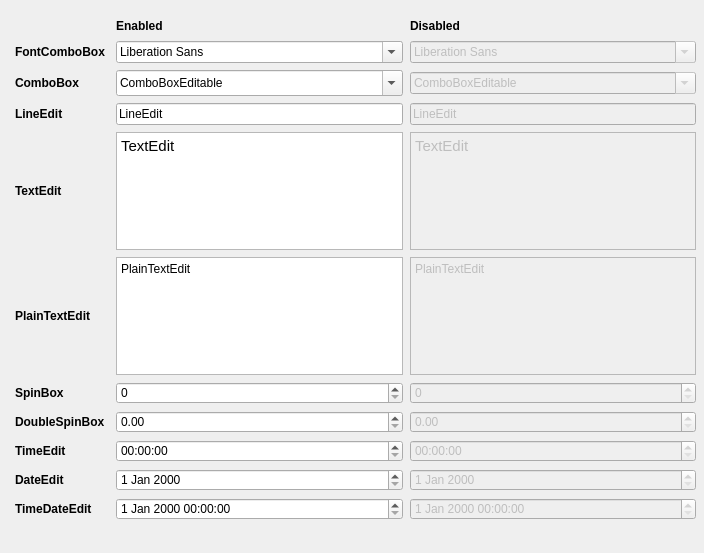
<?xml version="1.0" encoding="UTF-8"?>
<ui version="4.0">
 <class>Form</class>
 <widget class="QWidget" name="Form">
  <property name="geometry">
   <rect>
    <x>0</x>
    <y>0</y>
    <width>704</width>
    <height>553</height>
   </rect>
  </property>
  <property name="windowTitle">
   <string>Form</string>
  </property>
  <widget class="QLabel" name="label_18">
   <property name="geometry">
    <rect>
     <x>15</x>
     <y>440</y>
     <width>94</width>
     <height>22</height>
    </rect>
   </property>
   <property name="minimumSize">
    <size>
     <width>0</width>
     <height>0</height>
    </size>
   </property>
   <property name="maximumSize">
    <size>
     <width>16777215</width>
     <height>16777215</height>
    </size>
   </property>
   <property name="font">
    <font>
     <weight>75</weight>
     <bold>true</bold>
    </font>
   </property>
   <property name="toolTip">
    <string>This is a tool tip</string>
   </property>
   <property name="statusTip">
    <string>This is a status tip</string>
   </property>
   <property name="whatsThis">
    <string>This is &quot;what is this&quot;</string>
   </property>
   <property name="text">
    <string>TimeEdit</string>
   </property>
  </widget>
  <widget class="QLabel" name="label_2">
   <property name="geometry">
    <rect>
     <x>410</x>
     <y>18</y>
     <width>286</width>
     <height>16</height>
    </rect>
   </property>
   <property name="font">
    <font>
     <weight>75</weight>
     <bold>true</bold>
    </font>
   </property>
   <property name="text">
    <string>Disabled</string>
   </property>
  </widget>
  <widget class="QPlainTextEdit" name="plainTextEdit">
   <property name="geometry">
    <rect>
     <x>116</x>
     <y>257</y>
     <width>287</width>
     <height>118</height>
    </rect>
   </property>
   <property name="minimumSize">
    <size>
     <width>0</width>
     <height>0</height>
    </size>
   </property>
   <property name="maximumSize">
    <size>
     <width>16777215</width>
     <height>16777215</height>
    </size>
   </property>
   <property name="toolTip">
    <string>This is a tool tip</string>
   </property>
   <property name="statusTip">
    <string>This is a status tip</string>
   </property>
   <property name="whatsThis">
    <string>This is &quot;what is this&quot;</string>
   </property>
   <property name="plainText">
    <string>PlainTextEdit</string>
   </property>
  </widget>
  <widget class="QTimeEdit" name="timeEdit">
   <property name="geometry">
    <rect>
     <x>116</x>
     <y>440</y>
     <width>287</width>
     <height>22</height>
    </rect>
   </property>
   <property name="minimumSize">
    <size>
     <width>0</width>
     <height>0</height>
    </size>
   </property>
   <property name="maximumSize">
    <size>
     <width>16777215</width>
     <height>16777215</height>
    </size>
   </property>
   <property name="toolTip">
    <string>This is a tool tip</string>
   </property>
   <property name="statusTip">
    <string>This is a status tip</string>
   </property>
   <property name="whatsThis">
    <string>This is &quot;what is this&quot;</string>
   </property>
  </widget>
  <widget class="QComboBox" name="comboBoxEdit">
   <property name="geometry">
    <rect>
     <x>116</x>
     <y>70</y>
     <width>287</width>
     <height>26</height>
    </rect>
   </property>
   <property name="editable">
    <bool>true</bool>
   </property>
   <item>
    <property name="text">
     <string>ComboBoxEditable</string>
    </property>
   </item>
   <item>
    <property name="text">
     <string>Option 1 No Icon</string>
    </property>
   </item>
   <item>
    <property name="text">
     <string>Option 2 No Icon</string>
    </property>
   </item>
   <item>
    <property name="text">
     <string>Option 1 With Icon</string>
    </property>
    <property name="icon">
     <iconset>
      <normaloff>:/qss_icons/rc/window_undock.png</normaloff>:/qss_icons/rc/window_undock.png</iconset>
    </property>
   </item>
   <item>
    <property name="text">
     <string>Option 2 With Icon</string>
    </property>
    <property name="icon">
     <iconset>
      <normaloff>:/qss_icons/rc/window_undock_focus@2x.png</normaloff>:/qss_icons/rc/window_undock_focus@2x.png</iconset>
    </property>
   </item>
  </widget>
  <widget class="QLabel" name="label_13">
   <property name="geometry">
    <rect>
     <x>15</x>
     <y>103</y>
     <width>94</width>
     <height>22</height>
    </rect>
   </property>
   <property name="minimumSize">
    <size>
     <width>0</width>
     <height>0</height>
    </size>
   </property>
   <property name="maximumSize">
    <size>
     <width>16777215</width>
     <height>16777215</height>
    </size>
   </property>
   <property name="font">
    <font>
     <weight>75</weight>
     <bold>true</bold>
    </font>
   </property>
   <property name="toolTip">
    <string>This is a tool tip</string>
   </property>
   <property name="statusTip">
    <string>This is a status tip</string>
   </property>
   <property name="whatsThis">
    <string>This is &quot;what is this&quot;</string>
   </property>
   <property name="text">
    <string>LineEdit</string>
   </property>
  </widget>
  <widget class="QFontComboBox" name="fontComboBoxDis">
   <property name="enabled">
    <bool>false</bool>
   </property>
   <property name="geometry">
    <rect>
     <x>410</x>
     <y>41</y>
     <width>286</width>
     <height>22</height>
    </rect>
   </property>
   <property name="minimumSize">
    <size>
     <width>0</width>
     <height>0</height>
    </size>
   </property>
   <property name="maximumSize">
    <size>
     <width>16777215</width>
     <height>16777215</height>
    </size>
   </property>
   <property name="toolTip">
    <string>This is a tool tip</string>
   </property>
   <property name="statusTip">
    <string>This is a status tip</string>
   </property>
   <property name="whatsThis">
    <string>This is &quot;what is this&quot;</string>
   </property>
  </widget>
  <widget class="QTextEdit" name="textEdit">
   <property name="geometry">
    <rect>
     <x>116</x>
     <y>132</y>
     <width>287</width>
     <height>118</height>
    </rect>
   </property>
   <property name="minimumSize">
    <size>
     <width>0</width>
     <height>0</height>
    </size>
   </property>
   <property name="maximumSize">
    <size>
     <width>16777215</width>
     <height>16777215</height>
    </size>
   </property>
   <property name="toolTip">
    <string>This is a tool tip</string>
   </property>
   <property name="statusTip">
    <string>This is a status tip</string>
   </property>
   <property name="whatsThis">
    <string>This is &quot;what is this&quot;</string>
   </property>
   <property name="html">
    <string>&lt;!DOCTYPE HTML PUBLIC &quot;-//W3C//DTD HTML 4.0//EN&quot; &quot;http://www.w3.org/TR/REC-html40/strict.dtd&quot;&gt;
&lt;html&gt;&lt;head&gt;&lt;meta name=&quot;qrichtext&quot; content=&quot;1&quot; /&gt;&lt;style type=&quot;text/css&quot;&gt;
p, li { white-space: pre-wrap; }
&lt;/style&gt;&lt;/head&gt;&lt;body style=&quot; font-family:'MS Shell Dlg 2'; font-size:7.8pt; font-weight:400; font-style:normal;&quot;&gt;
&lt;p style=&quot; margin-top:0px; margin-bottom:0px; margin-left:0px; margin-right:0px; -qt-block-indent:0; text-indent:0px;&quot;&gt;&lt;span style=&quot; font-family:'Cantarell'; font-size:11pt;&quot;&gt;TextEdit&lt;/span&gt;&lt;/p&gt;&lt;/body&gt;&lt;/html&gt;</string>
   </property>
  </widget>
  <widget class="QLabel" name="label_19">
   <property name="geometry">
    <rect>
     <x>15</x>
     <y>469</y>
     <width>94</width>
     <height>22</height>
    </rect>
   </property>
   <property name="minimumSize">
    <size>
     <width>0</width>
     <height>0</height>
    </size>
   </property>
   <property name="maximumSize">
    <size>
     <width>16777215</width>
     <height>16777215</height>
    </size>
   </property>
   <property name="font">
    <font>
     <weight>75</weight>
     <bold>true</bold>
    </font>
   </property>
   <property name="toolTip">
    <string>This is a tool tip</string>
   </property>
   <property name="statusTip">
    <string>This is a status tip</string>
   </property>
   <property name="whatsThis">
    <string>This is &quot;what is this&quot;</string>
   </property>
   <property name="text">
    <string>DateEdit</string>
   </property>
  </widget>
  <widget class="QDateEdit" name="dateEditDis">
   <property name="enabled">
    <bool>false</bool>
   </property>
   <property name="geometry">
    <rect>
     <x>410</x>
     <y>469</y>
     <width>286</width>
     <height>22</height>
    </rect>
   </property>
   <property name="minimumSize">
    <size>
     <width>0</width>
     <height>0</height>
    </size>
   </property>
   <property name="maximumSize">
    <size>
     <width>16777215</width>
     <height>16777215</height>
    </size>
   </property>
   <property name="toolTip">
    <string>This is a tool tip</string>
   </property>
   <property name="statusTip">
    <string>This is a status tip</string>
   </property>
   <property name="whatsThis">
    <string>This is &quot;what is this&quot;</string>
   </property>
  </widget>
  <widget class="QPlainTextEdit" name="plainTextEditDis">
   <property name="enabled">
    <bool>false</bool>
   </property>
   <property name="geometry">
    <rect>
     <x>410</x>
     <y>257</y>
     <width>286</width>
     <height>118</height>
    </rect>
   </property>
   <property name="minimumSize">
    <size>
     <width>0</width>
     <height>0</height>
    </size>
   </property>
   <property name="maximumSize">
    <size>
     <width>16777215</width>
     <height>16777215</height>
    </size>
   </property>
   <property name="toolTip">
    <string>This is a tool tip</string>
   </property>
   <property name="statusTip">
    <string>This is a status tip</string>
   </property>
   <property name="whatsThis">
    <string>This is &quot;what is this&quot;</string>
   </property>
   <property name="plainText">
    <string>PlainTextEdit</string>
   </property>
  </widget>
  <widget class="QLabel" name="label_3">
   <property name="geometry">
    <rect>
     <x>15</x>
     <y>70</y>
     <width>94</width>
     <height>26</height>
    </rect>
   </property>
   <property name="text">
    <string>&lt;html&gt;&lt;head/&gt;&lt;body&gt;&lt;p&gt;&lt;span style=&quot; font-weight:600;&quot;&gt;ComboBox&lt;/span&gt;&lt;/p&gt;&lt;/body&gt;&lt;/html&gt;</string>
   </property>
  </widget>
  <widget class="QTextEdit" name="textEditDis">
   <property name="enabled">
    <bool>false</bool>
   </property>
   <property name="geometry">
    <rect>
     <x>410</x>
     <y>132</y>
     <width>286</width>
     <height>118</height>
    </rect>
   </property>
   <property name="minimumSize">
    <size>
     <width>0</width>
     <height>0</height>
    </size>
   </property>
   <property name="maximumSize">
    <size>
     <width>16777215</width>
     <height>16777215</height>
    </size>
   </property>
   <property name="toolTip">
    <string>This is a tool tip</string>
   </property>
   <property name="statusTip">
    <string>This is a status tip</string>
   </property>
   <property name="whatsThis">
    <string>This is &quot;what is this&quot;</string>
   </property>
   <property name="html">
    <string>&lt;!DOCTYPE HTML PUBLIC &quot;-//W3C//DTD HTML 4.0//EN&quot; &quot;http://www.w3.org/TR/REC-html40/strict.dtd&quot;&gt;
&lt;html&gt;&lt;head&gt;&lt;meta name=&quot;qrichtext&quot; content=&quot;1&quot; /&gt;&lt;style type=&quot;text/css&quot;&gt;
p, li { white-space: pre-wrap; }
&lt;/style&gt;&lt;/head&gt;&lt;body style=&quot; font-family:'MS Shell Dlg 2'; font-size:7.8pt; font-weight:400; font-style:normal;&quot;&gt;
&lt;p style=&quot; margin-top:0px; margin-bottom:0px; margin-left:0px; margin-right:0px; -qt-block-indent:0; text-indent:0px;&quot;&gt;&lt;span style=&quot; font-family:'Cantarell'; font-size:11pt;&quot;&gt;TextEdit&lt;/span&gt;&lt;/p&gt;&lt;/body&gt;&lt;/html&gt;</string>
   </property>
  </widget>
  <widget class="QLabel" name="label_15">
   <property name="geometry">
    <rect>
     <x>15</x>
     <y>257</y>
     <width>94</width>
     <height>118</height>
    </rect>
   </property>
   <property name="minimumSize">
    <size>
     <width>0</width>
     <height>0</height>
    </size>
   </property>
   <property name="maximumSize">
    <size>
     <width>16777215</width>
     <height>16777215</height>
    </size>
   </property>
   <property name="font">
    <font>
     <weight>75</weight>
     <bold>true</bold>
    </font>
   </property>
   <property name="toolTip">
    <string>This is a tool tip</string>
   </property>
   <property name="statusTip">
    <string>This is a status tip</string>
   </property>
   <property name="whatsThis">
    <string>This is &quot;what is this&quot;</string>
   </property>
   <property name="text">
    <string>PlainTextEdit</string>
   </property>
  </widget>
  <widget class="QDoubleSpinBox" name="doubleSpinBoxDis">
   <property name="enabled">
    <bool>false</bool>
   </property>
   <property name="geometry">
    <rect>
     <x>410</x>
     <y>411</y>
     <width>286</width>
     <height>22</height>
    </rect>
   </property>
   <property name="minimumSize">
    <size>
     <width>0</width>
     <height>0</height>
    </size>
   </property>
   <property name="maximumSize">
    <size>
     <width>16777215</width>
     <height>16777215</height>
    </size>
   </property>
   <property name="toolTip">
    <string>This is a tool tip</string>
   </property>
   <property name="statusTip">
    <string>This is a status tip</string>
   </property>
   <property name="whatsThis">
    <string>This is &quot;what is this&quot;</string>
   </property>
  </widget>
  <widget class="QLabel" name="label">
   <property name="geometry">
    <rect>
     <x>116</x>
     <y>18</y>
     <width>287</width>
     <height>16</height>
    </rect>
   </property>
   <property name="font">
    <font>
     <weight>75</weight>
     <bold>true</bold>
    </font>
   </property>
   <property name="text">
    <string>Enabled</string>
   </property>
  </widget>
  <widget class="QLineEdit" name="lineEditDis">
   <property name="enabled">
    <bool>false</bool>
   </property>
   <property name="geometry">
    <rect>
     <x>410</x>
     <y>103</y>
     <width>286</width>
     <height>22</height>
    </rect>
   </property>
   <property name="sizePolicy">
    <sizepolicy hsizetype="Preferred" vsizetype="Fixed">
     <horstretch>0</horstretch>
     <verstretch>0</verstretch>
    </sizepolicy>
   </property>
   <property name="minimumSize">
    <size>
     <width>0</width>
     <height>0</height>
    </size>
   </property>
   <property name="maximumSize">
    <size>
     <width>16777215</width>
     <height>16777215</height>
    </size>
   </property>
   <property name="toolTip">
    <string>This is a tool tip</string>
   </property>
   <property name="statusTip">
    <string>This is a status tip</string>
   </property>
   <property name="whatsThis">
    <string>This is &quot;what is this&quot;</string>
   </property>
   <property name="text">
    <string>LineEdit</string>
   </property>
  </widget>
  <widget class="QLineEdit" name="lineEdit">
   <property name="geometry">
    <rect>
     <x>116</x>
     <y>103</y>
     <width>287</width>
     <height>22</height>
    </rect>
   </property>
   <property name="sizePolicy">
    <sizepolicy hsizetype="Preferred" vsizetype="Fixed">
     <horstretch>0</horstretch>
     <verstretch>0</verstretch>
    </sizepolicy>
   </property>
   <property name="minimumSize">
    <size>
     <width>0</width>
     <height>0</height>
    </size>
   </property>
   <property name="maximumSize">
    <size>
     <width>16777215</width>
     <height>16777215</height>
    </size>
   </property>
   <property name="toolTip">
    <string>This is a tool tip</string>
   </property>
   <property name="statusTip">
    <string>This is a status tip</string>
   </property>
   <property name="whatsThis">
    <string>This is &quot;what is this&quot;</string>
   </property>
   <property name="text">
    <string>LineEdit</string>
   </property>
  </widget>
  <widget class="QDateEdit" name="dateEdit">
   <property name="geometry">
    <rect>
     <x>116</x>
     <y>469</y>
     <width>287</width>
     <height>22</height>
    </rect>
   </property>
   <property name="minimumSize">
    <size>
     <width>0</width>
     <height>0</height>
    </size>
   </property>
   <property name="maximumSize">
    <size>
     <width>16777215</width>
     <height>16777215</height>
    </size>
   </property>
   <property name="toolTip">
    <string>This is a tool tip</string>
   </property>
   <property name="statusTip">
    <string>This is a status tip</string>
   </property>
   <property name="whatsThis">
    <string>This is &quot;what is this&quot;</string>
   </property>
  </widget>
  <widget class="QDoubleSpinBox" name="doubleSpinBox">
   <property name="geometry">
    <rect>
     <x>116</x>
     <y>411</y>
     <width>287</width>
     <height>22</height>
    </rect>
   </property>
   <property name="minimumSize">
    <size>
     <width>0</width>
     <height>0</height>
    </size>
   </property>
   <property name="maximumSize">
    <size>
     <width>16777215</width>
     <height>16777215</height>
    </size>
   </property>
   <property name="toolTip">
    <string>This is a tool tip</string>
   </property>
   <property name="statusTip">
    <string>This is a status tip</string>
   </property>
   <property name="whatsThis">
    <string>This is &quot;what is this&quot;</string>
   </property>
  </widget>
  <widget class="QLabel" name="label_20">
   <property name="geometry">
    <rect>
     <x>15</x>
     <y>498</y>
     <width>94</width>
     <height>22</height>
    </rect>
   </property>
   <property name="minimumSize">
    <size>
     <width>0</width>
     <height>0</height>
    </size>
   </property>
   <property name="maximumSize">
    <size>
     <width>16777215</width>
     <height>16777215</height>
    </size>
   </property>
   <property name="font">
    <font>
     <weight>75</weight>
     <bold>true</bold>
    </font>
   </property>
   <property name="toolTip">
    <string>This is a tool tip</string>
   </property>
   <property name="statusTip">
    <string>This is a status tip</string>
   </property>
   <property name="whatsThis">
    <string>This is &quot;what is this&quot;</string>
   </property>
   <property name="text">
    <string>TimeDateEdit</string>
   </property>
  </widget>
  <widget class="QLabel" name="label_14">
   <property name="geometry">
    <rect>
     <x>15</x>
     <y>132</y>
     <width>94</width>
     <height>118</height>
    </rect>
   </property>
   <property name="minimumSize">
    <size>
     <width>0</width>
     <height>0</height>
    </size>
   </property>
   <property name="maximumSize">
    <size>
     <width>16777215</width>
     <height>16777215</height>
    </size>
   </property>
   <property name="font">
    <font>
     <weight>75</weight>
     <bold>true</bold>
    </font>
   </property>
   <property name="toolTip">
    <string>This is a tool tip</string>
   </property>
   <property name="statusTip">
    <string>This is a status tip</string>
   </property>
   <property name="whatsThis">
    <string>This is &quot;what is this&quot;</string>
   </property>
   <property name="text">
    <string>TextEdit</string>
   </property>
  </widget>
  <widget class="QLabel" name="label_16">
   <property name="geometry">
    <rect>
     <x>15</x>
     <y>382</y>
     <width>94</width>
     <height>22</height>
    </rect>
   </property>
   <property name="minimumSize">
    <size>
     <width>0</width>
     <height>0</height>
    </size>
   </property>
   <property name="maximumSize">
    <size>
     <width>16777215</width>
     <height>16777215</height>
    </size>
   </property>
   <property name="font">
    <font>
     <weight>75</weight>
     <bold>true</bold>
    </font>
   </property>
   <property name="toolTip">
    <string>This is a tool tip</string>
   </property>
   <property name="statusTip">
    <string>This is a status tip</string>
   </property>
   <property name="whatsThis">
    <string>This is &quot;what is this&quot;</string>
   </property>
   <property name="text">
    <string>SpinBox</string>
   </property>
  </widget>
  <widget class="QComboBox" name="comboBoxEditDis">
   <property name="enabled">
    <bool>false</bool>
   </property>
   <property name="geometry">
    <rect>
     <x>410</x>
     <y>72</y>
     <width>286</width>
     <height>22</height>
    </rect>
   </property>
   <property name="editable">
    <bool>true</bool>
   </property>
   <item>
    <property name="text">
     <string>ComboBoxEditable</string>
    </property>
   </item>
   <item>
    <property name="text">
     <string>Second option</string>
    </property>
   </item>
   <item>
    <property name="text">
     <string/>
    </property>
   </item>
  </widget>
  <widget class="QDateTimeEdit" name="dateTimeEdit">
   <property name="geometry">
    <rect>
     <x>116</x>
     <y>498</y>
     <width>287</width>
     <height>22</height>
    </rect>
   </property>
   <property name="minimumSize">
    <size>
     <width>0</width>
     <height>0</height>
    </size>
   </property>
   <property name="maximumSize">
    <size>
     <width>16777215</width>
     <height>16777215</height>
    </size>
   </property>
   <property name="toolTip">
    <string>This is a tool tip</string>
   </property>
   <property name="statusTip">
    <string>This is a status tip</string>
   </property>
   <property name="whatsThis">
    <string>This is &quot;what is this&quot;</string>
   </property>
  </widget>
  <widget class="QFontComboBox" name="fontComboBox">
   <property name="geometry">
    <rect>
     <x>116</x>
     <y>41</y>
     <width>287</width>
     <height>22</height>
    </rect>
   </property>
   <property name="minimumSize">
    <size>
     <width>0</width>
     <height>0</height>
    </size>
   </property>
   <property name="maximumSize">
    <size>
     <width>16777215</width>
     <height>16777215</height>
    </size>
   </property>
   <property name="toolTip">
    <string>This is a tool tip</string>
   </property>
   <property name="statusTip">
    <string>This is a status tip</string>
   </property>
   <property name="whatsThis">
    <string>This is &quot;what is this&quot;</string>
   </property>
  </widget>
  <widget class="QLabel" name="label_12">
   <property name="geometry">
    <rect>
     <x>15</x>
     <y>41</y>
     <width>94</width>
     <height>22</height>
    </rect>
   </property>
   <property name="minimumSize">
    <size>
     <width>0</width>
     <height>0</height>
    </size>
   </property>
   <property name="maximumSize">
    <size>
     <width>16777215</width>
     <height>16777215</height>
    </size>
   </property>
   <property name="font">
    <font>
     <weight>75</weight>
     <bold>true</bold>
    </font>
   </property>
   <property name="toolTip">
    <string>This is a tool tip</string>
   </property>
   <property name="statusTip">
    <string>This is a status tip</string>
   </property>
   <property name="whatsThis">
    <string>This is &quot;what is this&quot;</string>
   </property>
   <property name="text">
    <string>FontComboBox</string>
   </property>
  </widget>
  <widget class="QDateTimeEdit" name="dateTimeEditDis">
   <property name="enabled">
    <bool>false</bool>
   </property>
   <property name="geometry">
    <rect>
     <x>410</x>
     <y>498</y>
     <width>286</width>
     <height>22</height>
    </rect>
   </property>
   <property name="minimumSize">
    <size>
     <width>0</width>
     <height>0</height>
    </size>
   </property>
   <property name="maximumSize">
    <size>
     <width>16777215</width>
     <height>16777215</height>
    </size>
   </property>
   <property name="toolTip">
    <string>This is a tool tip</string>
   </property>
   <property name="statusTip">
    <string>This is a status tip</string>
   </property>
   <property name="whatsThis">
    <string>This is &quot;what is this&quot;</string>
   </property>
  </widget>
  <widget class="QLabel" name="label_17">
   <property name="geometry">
    <rect>
     <x>15</x>
     <y>411</y>
     <width>94</width>
     <height>22</height>
    </rect>
   </property>
   <property name="minimumSize">
    <size>
     <width>0</width>
     <height>0</height>
    </size>
   </property>
   <property name="maximumSize">
    <size>
     <width>16777215</width>
     <height>16777215</height>
    </size>
   </property>
   <property name="font">
    <font>
     <weight>75</weight>
     <bold>true</bold>
    </font>
   </property>
   <property name="toolTip">
    <string>This is a tool tip</string>
   </property>
   <property name="statusTip">
    <string>This is a status tip</string>
   </property>
   <property name="whatsThis">
    <string>This is &quot;what is this&quot;</string>
   </property>
   <property name="text">
    <string>DoubleSpinBox</string>
   </property>
  </widget>
  <widget class="QSpinBox" name="spinBox">
   <property name="geometry">
    <rect>
     <x>116</x>
     <y>382</y>
     <width>287</width>
     <height>22</height>
    </rect>
   </property>
   <property name="minimumSize">
    <size>
     <width>0</width>
     <height>0</height>
    </size>
   </property>
   <property name="maximumSize">
    <size>
     <width>16777215</width>
     <height>16777215</height>
    </size>
   </property>
   <property name="toolTip">
    <string>This is a tool tip</string>
   </property>
   <property name="statusTip">
    <string>This is a status tip</string>
   </property>
   <property name="whatsThis">
    <string>This is &quot;what is this&quot;</string>
   </property>
  </widget>
  <widget class="QSpinBox" name="spinBoxDis">
   <property name="enabled">
    <bool>false</bool>
   </property>
   <property name="geometry">
    <rect>
     <x>410</x>
     <y>382</y>
     <width>286</width>
     <height>22</height>
    </rect>
   </property>
   <property name="minimumSize">
    <size>
     <width>0</width>
     <height>0</height>
    </size>
   </property>
   <property name="maximumSize">
    <size>
     <width>16777215</width>
     <height>16777215</height>
    </size>
   </property>
   <property name="toolTip">
    <string>This is a tool tip</string>
   </property>
   <property name="statusTip">
    <string>This is a status tip</string>
   </property>
   <property name="whatsThis">
    <string>This is &quot;what is this&quot;</string>
   </property>
  </widget>
  <widget class="QTimeEdit" name="timeEditDis">
   <property name="enabled">
    <bool>false</bool>
   </property>
   <property name="geometry">
    <rect>
     <x>410</x>
     <y>440</y>
     <width>286</width>
     <height>22</height>
    </rect>
   </property>
   <property name="minimumSize">
    <size>
     <width>0</width>
     <height>0</height>
    </size>
   </property>
   <property name="maximumSize">
    <size>
     <width>16777215</width>
     <height>16777215</height>
    </size>
   </property>
   <property name="toolTip">
    <string>This is a tool tip</string>
   </property>
   <property name="statusTip">
    <string>This is a status tip</string>
   </property>
   <property name="whatsThis">
    <string>This is &quot;what is this&quot;</string>
   </property>
  </widget>
 </widget>
 <resources/>
 <connections/>
</ui>
